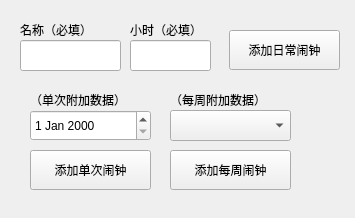
<?xml version="1.0" encoding="UTF-8"?>
<ui version="4.0">
 <class>Widget_Clock</class>
 <widget class="QWidget" name="Widget_Clock">
  <property name="geometry">
   <rect>
    <x>0</x>
    <y>0</y>
    <width>355</width>
    <height>218</height>
   </rect>
  </property>
  <property name="windowTitle">
   <string>Form</string>
  </property>
  <widget class="QPushButton" name="pushButton_Once">
   <property name="geometry">
    <rect>
     <x>30</x>
     <y>150</y>
     <width>121</width>
     <height>40</height>
    </rect>
   </property>
   <property name="text">
    <string>添加单次闹钟</string>
   </property>
  </widget>
  <widget class="QPushButton" name="pushButton_Dayly">
   <property name="geometry">
    <rect>
     <x>229</x>
     <y>30</y>
     <width>111</width>
     <height>40</height>
    </rect>
   </property>
   <property name="text">
    <string>添加日常闹钟</string>
   </property>
  </widget>
  <widget class="QPushButton" name="pushButton_Weekly">
   <property name="geometry">
    <rect>
     <x>170</x>
     <y>150</y>
     <width>121</width>
     <height>40</height>
    </rect>
   </property>
   <property name="text">
    <string>添加每周闹钟</string>
   </property>
  </widget>
  <widget class="QLineEdit" name="lineEdit_Name">
   <property name="geometry">
    <rect>
     <x>20</x>
     <y>40</y>
     <width>101</width>
     <height>31</height>
    </rect>
   </property>
  </widget>
  <widget class="QLineEdit" name="lineEdit_Hour">
   <property name="geometry">
    <rect>
     <x>130</x>
     <y>40</y>
     <width>81</width>
     <height>31</height>
    </rect>
   </property>
   <property name="text">
    <string/>
   </property>
  </widget>
  <widget class="QLabel" name="label">
   <property name="geometry">
    <rect>
     <x>20</x>
     <y>20</y>
     <width>101</width>
     <height>20</height>
    </rect>
   </property>
   <property name="text">
    <string>名称（必填）</string>
   </property>
  </widget>
  <widget class="QLabel" name="label_2">
   <property name="geometry">
    <rect>
     <x>130</x>
     <y>20</y>
     <width>81</width>
     <height>20</height>
    </rect>
   </property>
   <property name="text">
    <string>小时（必填）</string>
   </property>
  </widget>
  <widget class="QLabel" name="label_6">
   <property name="geometry">
    <rect>
     <x>30</x>
     <y>90</y>
     <width>121</width>
     <height>20</height>
    </rect>
   </property>
   <property name="text">
    <string>（单次附加数据）</string>
   </property>
  </widget>
  <widget class="QLabel" name="label_7">
   <property name="geometry">
    <rect>
     <x>170</x>
     <y>90</y>
     <width>121</width>
     <height>20</height>
    </rect>
   </property>
   <property name="text">
    <string>（每周附加数据）</string>
   </property>
  </widget>
  <widget class="QDateEdit" name="dateEdit">
   <property name="geometry">
    <rect>
     <x>30</x>
     <y>110</y>
     <width>121</width>
     <height>31</height>
    </rect>
   </property>
  </widget>
  <widget class="QComboBox" name="comboBox">
   <property name="geometry">
    <rect>
     <x>170</x>
     <y>110</y>
     <width>121</width>
     <height>31</height>
    </rect>
   </property>
  </widget>
 </widget>
 <resources/>
 <connections/>
</ui>
